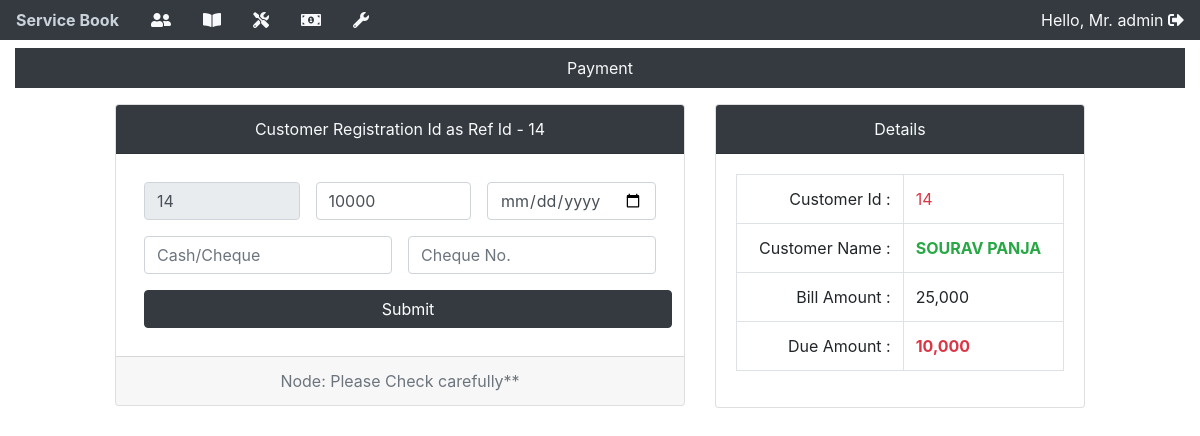
The page /payment/14 (signed in) on the database as committed earlier.
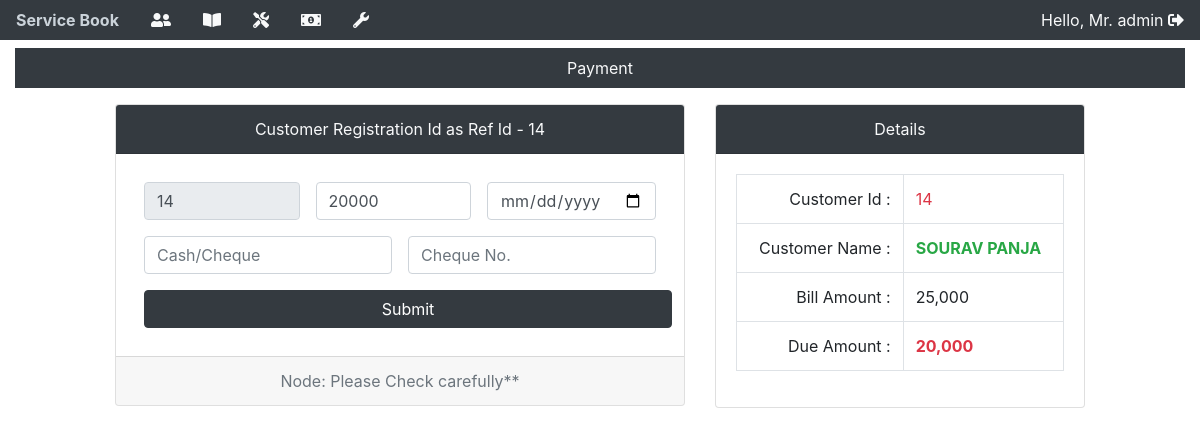
The same page on the database as committed later.
### app/models.py (models this page shows, shortened)
class customerDetails(models.Model):
    custimerId = models.AutoField(primary_key=True)
    name = models.CharField(max_length=100)
    address = models.CharField(max_length=100, null=True)
    phoneNo = models.CharField(max_length=100, unique=True)
    email = models.EmailField()
    service = models.CharField(max_length=10, null=True, blank=True)
    emi = models.CharField(max_length=10, null=True, blank=True)
    modelNameOne = models.CharField(max_length=100)
    quantityOne = models.CharField(max_length=2, null=True)
    modelNoOne = models.CharField(max_length=100)
    modelNameTwo = models.CharField(max_length=100, blank=True)
    quantityTwo = models.CharField(max_length=2, null=True, blank=True)
    modelNoTwo = models.CharField(max_length=100, blank=True)
    purchaseDate = models.DateField(auto_now=False, auto_now_add=False)
    totalAmount = models.IntegerField()
    advanceAmount = models.IntegerField()
    dueAmount = models.IntegerField(null=True)
    def amount_due(self):
        payable = self.totalAmount
        paid = self.advanceAmount
        return payable - paid

### app/views.py (the view)
# urls.py: path('payment/<int:id>', views.payment, name="paymentPage"),
@login_required(login_url="/login")
def payment(request, id):
    ghh = customerDetails.objects.get(pk=id)
    ps = paymentOnEmiForm()
    if request.method == "POST":
        ps = paymentOnEmiForm(request.POST)
        if ps.is_valid():
            ps.save()
            return redirect("/details")
    return render(request, "payment.html", {"ghh":ghh, "id": id})

### templates/payment.html (shortened to what this page needs)
{% include "base.html" %}
{% load humanize %}
{% block content %}
<div class="container-fluid">
    <div class="bg-dark mt-2">
        <p class="nav-link text-light text-center">Payment</p>
    </div>
</div>
<div class="container-fluid">
    <div class="row">
        <div class="col-6 offset-1">
            <div class="card text-center">
                <div class="card-header bg-dark text-light">
                    Customer Registration Id as Ref Id - {{id}}
                </div>
                <div class="card-body">
                    <form action="" method="POST">
                        <div class="row">
                            <div class="col d-flex">
                                <input class="form-control m-2" type="number" name="refNo" value="{{id}}" readonly>
                                <input class="form-control m-2" type="number" min="0" name="paidAmount"
                                    placeholder="Payment Amount" value="{{ghh.amount_due}}" required>
                                <input class="form-control m-2" type="date" name="paymentDate" required>
                            </div>
                        </div>
                        <div class="row">
                            <div class="col d-flex">
                                <input class="form-control m-2" name="cashCheque" type="text" placeholder="Cash/Cheque"
                                    required>
                                <input class="form-control m-2" name="chequeNo" type="number" min="0"
                                    placeholder="Cheque No.">
                            </div>
                        </div>
                        <button type="submit" class="m-2 btn btn-dark w-100">Submit</button>
                    </form>
                </div>
                <div class="card-footer text-muted">
                    Node: Please Check carefully**
                </div>
            </div>
        </div>
        <div class="col-4">
            <div class="card">
                <div class="card-header bg-dark text-light text-center">
                    Details
                </div>
                <div class="card-body">
                    <table class="table table-bordered">
                        <tbody>
                            <tr>
                                <td class="text-right">Customer Id : </td>
                                <td class="text-danger">{{ghh.custimerId}}</td>
                            </tr>
                            <tr>
                                <td class="text-right">Customer Name :</td>
                                <td class="text-success"><strong>{{ghh.name | upper}}</strong></td>
                            </tr>
                            <tr>
                                <td class="text-right">Bill Amount : </td>
                                <td>{{ghh.totalAmount | intcomma}}</td>
                            </tr>
                            <tr>
                                <td class="text-right">Due Amount : </td>
                                <td class="text-danger"><strong>{{ghh.amount_due | intcomma}}</strong></td>
                            </tr>
                        </tbody>
                    </table>
                </div>
            </div>
        </div>
    </div>
</div>
{% endblock content %}

Rows that differ between the two databases and show on the page:
changed customerDetails "SOURAV PANJA": paidAmount "10000" → "20000"; amount_due "10,000" → "20,000"
